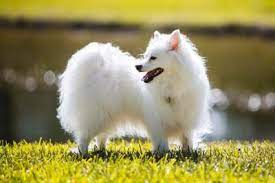
#> input picture image/image_basic.png, 275 x 183 px
$ python 06_opencv_image_operations.py
#> lines starting #> are read from the running program, lines starting #| are printed output that depends on the picture; after the words box and inside, x2 and y2 are one past the last pixel; in counts of white or black regions, pixels touching at a corner belong together
import cv2

image = cv2.imread('image/image_basic.png')
#> image is the input picture: shape (183, 275, 3); mean B, G, R 91.7, 142.6, 150.6
# 픽셀 수 및 이미지 크기 확인
print(image.shape)
#| (183, 275, 3)
print(image.size)
#| 150975

# 이미지 numpy 객체의 특정 픽셀을 가리키기
px = image[100, 100]
#> px = [149, 161, 161]

# BGR 순서로 출력된다.
print(px)
#| [149 161 161]

# r 값만 출력하기
print(px[2])
#| 161


#===============================================================
# 특정 범위 픽셀 변경
image[0:100, 0:100] = [0, 0, 0]
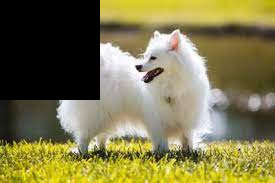
#> image: shape (183, 275, 3); 19.87% of pixels changed, all inside (x1, y1, x2, y2) = (0, 0, 100, 100)
cv2.imshow('hi', image)
cv2.waitKey(0)
cv2.destroyAllWindows()


#===============================================================
# ROI 추출 및 복사
roi = image[0:100, 100:200]
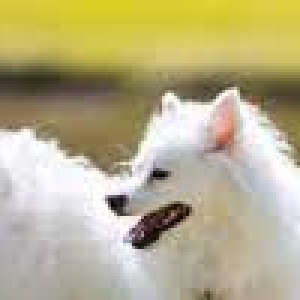
#> roi: shape (100, 100, 3) (shown 3 times larger); mean B, G, R 138.7, 175.8, 184.6
image[0:100, 0:100] = roi
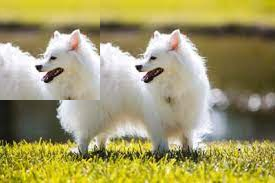
#> image: shape (183, 275, 3); 19.87% of pixels changed, all inside (x1, y1, x2, y2) = (0, 0, 100, 100)
cv2.imshow('hi', image)
cv2.waitKey(0)
cv2.destroyAllWindows()


#===============================================================
# 픽셀 별 색상 다루기
image[:, :, 2] = 0
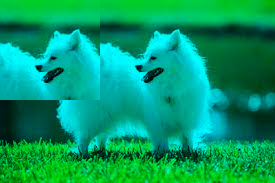
#> image: shape (183, 275, 3); mean B, G, R 103.5, 154.4, 0
cv2.imshow('hi', image)
cv2.waitKey(0)
cv2.destroyAllWindows()
